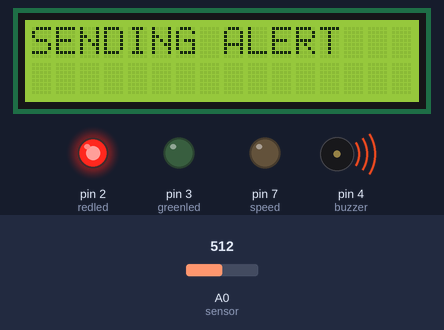
A sketch run on a simulated Arduino Uno, built with avr-gcc and run on an emulated ATmega328P. Parts: 16×2 character LCD, output pins drawn as LEDs (lit = HIGH), buzzer (waves = sounding). Inputs (shaded band) come from the test bench; at power-on: A0 (sensor) = 512. What the sketch prints to the serial monitor is not drawn.

Above: at 1.2 s.
1.3 s: A0 (sensor) set to 167
11.5 s: A0 (sensor) set to 137
At 15.8 s:
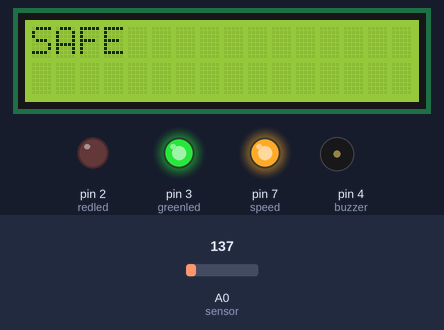
19.6 s: A0 (sensor) set to 160
At 24.5 s:
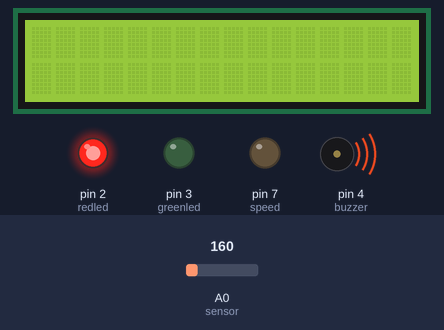
27.1 s: A0 (sensor) set to 140
At 30.4 s:
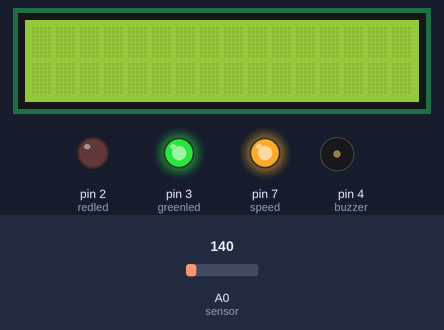
35.1 s: A0 (sensor) set to 306
At 37.4 s:
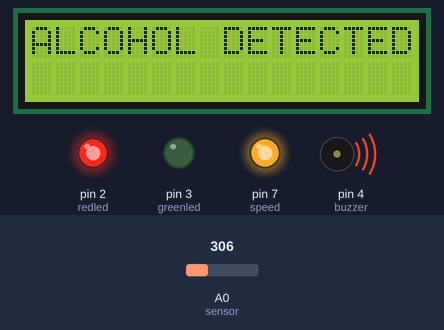
Timing chart, 0 to 40.7 s (numbered marks = the images above; inputs shaded):
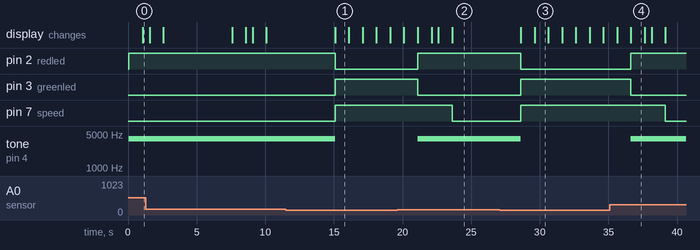

The sketch:

2021UCA1831_CAPSTONE_PROJECT_1.ino
```cpp
#include <LiquidCrystal.h>
LiquidCrystal lcd(5,6,8,9,10,11);

int redled = 2;
int greenled = 3;
int buzzer = 4;
int sensor = A0;
int sensorThresh = 150;//threshold value for drunk
int speed = 7;

void setup()
{
pinMode(redled, OUTPUT);
pinMode(greenled,OUTPUT);
pinMode(buzzer,OUTPUT);
pinMode(sensor,INPUT);
pinMode(speed,OUTPUT);
Serial.begin(9600);
lcd.begin(16,2);
}

void loop()
{
  int analogValue = analogRead(sensor);//value read by gas sensor
  Serial.print(analogValue);
  if(analogValue>sensorThresh)//condition if drunk
  {
    digitalWrite(redled,HIGH);
    digitalWrite(greenled,LOW);
    //play the buzzer with a frquency=4000Hz for 10 seconds.
    tone(buzzer,4000,10000);
    lcd.clear();
    lcd.setCursor(0,0);
    lcd.print("ALCOHOL DETECTED.");
    delay(1000);
    lcd.clear();
    lcd.setCursor(0,0);
    lcd.print("SENDING ALERT");
    delay(500);
    lcd.setCursor(0,1);
    lcd.print("STOPPING CAR...  ");
    delay(1000);
    lcd.clear();
    digitalWrite(speed,LOW);
    delay(5000);
  }
  else//condition if safe
  {
    digitalWrite(greenled,HIGH);
    digitalWrite(redled,LOW);
    digitalWrite(speed,HIGH);
    noTone(buzzer);
    lcd.clear();
    lcd.setCursor(0,0);
    lcd.print("SAFE");
    delay(1000);
    lcd.clear();
    delay(1000);
  }

}
```

Measured:
- the behaviour switches between 151 and 150 on A0 (sensor) (found by bisection; images 0 and 1)
- after the input at 11.5 s, pin 2 (redled): HIGH → LOW after 3.6 s; pin 3 (greenled), pin 7 (speed): LOW → HIGH after 3.6 s; tone on pin 4 (buzzer): 4000 Hz → silent after 3.6 s; the display: changes after 3.6 s (image 1)
- after the input at 19.6 s, pin 2 (redled): LOW → HIGH after 1.5 s; pin 3 (greenled): HIGH → LOW after 1.5 s; pin 7 (speed): HIGH → LOW after 4.0 s; tone on pin 4 (buzzer): silent → 4000 Hz after 1.5 s; the display: first differs from a run without the input after 1.5 s (image 2 shows a later state)
- after the input at 27.1 s, pin 2 (redled): HIGH → LOW after 1.5 s; pin 3 (greenled), pin 7 (speed): LOW → HIGH after 1.5 s; tone on pin 4 (buzzer): 4000 Hz → silent after 1.5 s; the display: first changes after 1.5 s (image 3 shows a later state)
- after the input at 35.1 s, pin 2 (redled): LOW → HIGH after 1.5 s; pin 3 (greenled): HIGH → LOW after 1.5 s; pin 7 (speed): HIGH → LOW after 4.1 s; tone on pin 4 (buzzer): silent → 4000 Hz after 1.5 s; the display: first differs from a run without the input after 1.5 s (image 4)
- what the display in image 1 shows lasts 1.0 s, from 15.1 s to 16.1 s
